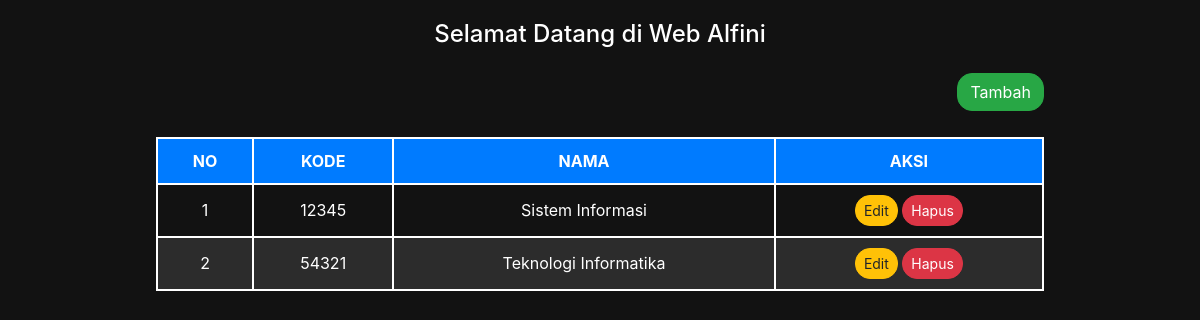
Page /index.php/prodi on the committed database.
### tables this page shows
CREATE TABLE `prodi` (
  `id_prodi` int NOT NULL,
  `kode_prodi` varchar(10) NOT NULL,
  `nama_prodi` varchar(255) NOT NULL
);

### application/controllers/prodi.php (called while the page is built, shortened)
<?php
class prodi extends CI_Controller
{
    public function __construct()
    {
        $this->load->model('prodi_model');
    }
    public function index()
    {
        $data['prodi'] = $this->prodi_model->lihatData();
        $this->load->view('prodi_view', $data);
    }
}

### index.php (called while the page is built, shortened)
<?php
require_once BASEPATH.'core/CodeIgniter.php';

### application/models/prodi_model.php (called while the page is built, shortened)
<?php
class prodi_model extends CI_Model
{
    public function lihatData()
    {
        return $this->db->get('prodi')->result();
    }
}

### application/views/prodi_view.php (the view, shortened to what this page needs)
<!DOCTYPE html>
<html lang="en">
<head>
    <link href="https://stackpath.bootstrapcdn.com/bootstrap/4.5.2/css/bootstrap.min.css" rel="stylesheet">
</head>
<body>
    <h1 class="glow">Selamat Datang di Web Alfini</h1>
    <div class="container mt-4">
        <div class="table-container">
            <div class="table-header">
                <a href="<?php echo site_url('prodi/tambah') ?>" class="btn btn-success mb-3">Tambah</a>
            </div>
            <table>
                <thead>
                    <tr>
                        <th>NO</th>
                        <th>KODE</th>
                        <th>NAMA</th>
                        <th>AKSI</th>
                    </tr>
                </thead>
                <tbody>
                    <?php
                    $no = 1;
                    foreach ($prodi as $row) { ?>
                        <tr>
                            <td><?php echo $no++ ?></td>
                            <td><?php echo $row->kode_prodi ?></td>
                            <td><?php echo $row->nama_prodi ?></td>
                            <td>
                                <a href="<?php echo site_url('prodi/edit/' . $row->id_prodi) ?>" class="btn btn-warning btn-sm">Edit</a>
                                <a href="<?php echo site_url('prodi/hapus/' . $row->id_prodi) ?>" class="btn btn-danger btn-sm">Hapus</a>
                            </td>
                        </tr>
                    <?php } ?>
                </tbody>
            </table>
        </div>
    </div>
</body>
</html>

### application/views/prodi_view.php (style rules this page uses)
body { background-color: #121212; color: #ffffff; margin: 0; padding: 0; }
h1 { text-align: center; margin: 20px 0; color: #fff; }
.glow { font-size: 1.5em; color: #ffffff; text-align: center; -webkit-animation: glow 1s ease-in-out infinite alternate; -moz-animation: glow 1s ease-in-out infinite alternate; animation: glow 1s ease-in-out infinite alternate; }
.table-container { width: 80%; margin: 0 auto; margin-top: 20px; }
.table-header { display: flex; justify-content: flex-end; margin-bottom: 10px; }
table { width: 100%; border-collapse: collapse; }
th, td { border: 2px solid #fff; padding: 10px; text-align: center; }
th { background-color: #007bff; color: #fff; }
tr:nth-child(even) { background-color: #2c2c2c; }
.btn { border-radius: 15px; transition: all 0.3s ease; }
.btn-danger { background-color: #dc3545; border-color: #dc3545; }
.btn-warning { background-color: #ffc107; border-color: #ffc107; }

### rows in the picture
prodi: kode_prodi "12345", nama_prodi "Sistem Informasi"
prodi: kode_prodi "54321", nama_prodi "Teknologi Informatika"
